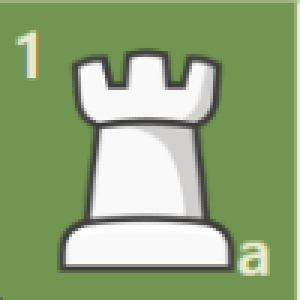
#> input picture assets/squares/a1.png, 100 x 100 px (shown 3 times larger); its folder holds only this picture in this run
$ python recognition_v2.py
#> lines starting #> are read from the running program, lines starting #| are printed output that depends on the picture; after the words box and inside, x2 and y2 are one past the last pixel; in counts of white or black regions, pixels touching at a corner belong together
#> further down, image is the input picture: shape (100, 100, 3); mean B, G, R 123.2, 167.6, 145.7
# Chess Analyzer - Offline chess position analysis
# Copyright (C) 2026 Robert Morgan
#
# This program is free software: you can redistribute it and/or modify
# it under the terms of the GNU General Public License as published by
# the Free Software Foundation, version 3.
#
# This program is distributed in the hope that it will be useful,
# but WITHOUT ANY WARRANTY; without even the implied warranty of
# MERCHANTABILITY or FITNESS FOR A PARTICULAR PURPOSE.
# See the GNU General Public License for more details.
#
# You should have received a copy of the GNU General Public License
# along with this program. If not, see https://www.gnu.org/licenses/.

import cv2
import numpy as np
from chess_paths import ROOT, DATA_ROOT

SQUARES = ROOT / "assets" / "squares"
BOARD = DATA_ROOT / "board.png"

EXAMPLES = {
    "R": ["a1", "h1"], "N": ["b1", "g1"], "B": ["c1", "f1"],
    "Q": ["d1"], "K": ["e1"], "P": ["a2", "b2"],
    "r": ["a8", "h8"], "n": ["b8", "g8"], "b": ["c8", "f8"],
    "q": ["d8"], "k": ["e8"], "p": ["a7", "b7"]
}

def silhouette(image):
    image = cv2.resize(image, (100, 100))
    background = np.median(np.array([
        image[5, 5], image[5, 94], image[94, 5], image[94, 94]
    ], dtype=np.float32), axis=0)
#> background = [82, 149, 115]
    distance = np.linalg.norm(image.astype(np.float32) - background, axis=2)
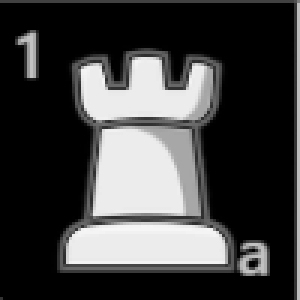
#> distance: shape (100, 100) float32 (shown 3 times larger); min 0, max 246.5, mean 65.7
    mask = (distance > 35).astype(np.uint8) * 255
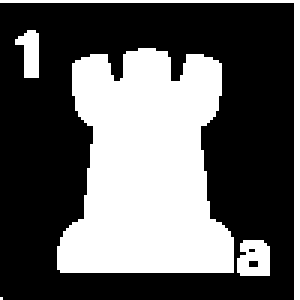
#> mask: shape (100, 100) (shown 3 times larger); 38.1% white; 5 white regions (1 under 20 px), largest, box (x1, y1, x2, y2) and area: (19, 16, 78, 91) 3313, (0, 0, 100, 100) 298, (79, 80, 90, 92) 111, (5, 10, 13, 26) 86
    mask[:15, :] = 0
    mask[85:, :] = 0
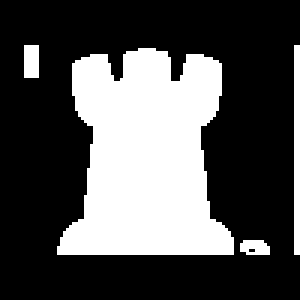
#> mask: shape (100, 100) (shown 3 times larger); 32% white; 4 white regions, box (x1, y1, x2, y2) and area: (19, 16, 78, 85) 2960, (98, 15, 100, 85) 140, (8, 15, 13, 26) 55, (80, 80, 90, 85) 42
    mask[:, :15] = 0
    mask[:, 85:] = 0
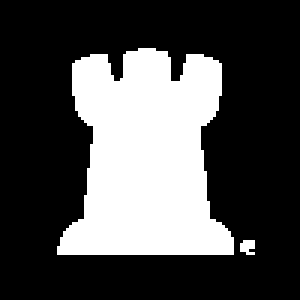
#> mask: shape (100, 100) (shown 3 times larger); 29.8% white; 2 white regions, box (x1, y1, x2, y2) and area: (19, 16, 78, 85) 2960, (80, 80, 85, 85) 20
    return mask

templates = []
for piece, squares in EXAMPLES.items():
    for square in squares:
        image = cv2.imread(str(SQUARES / f"{square}.png"))
        if image is None:
#> (the run stopped early here; a loop or call above may not have finished)
